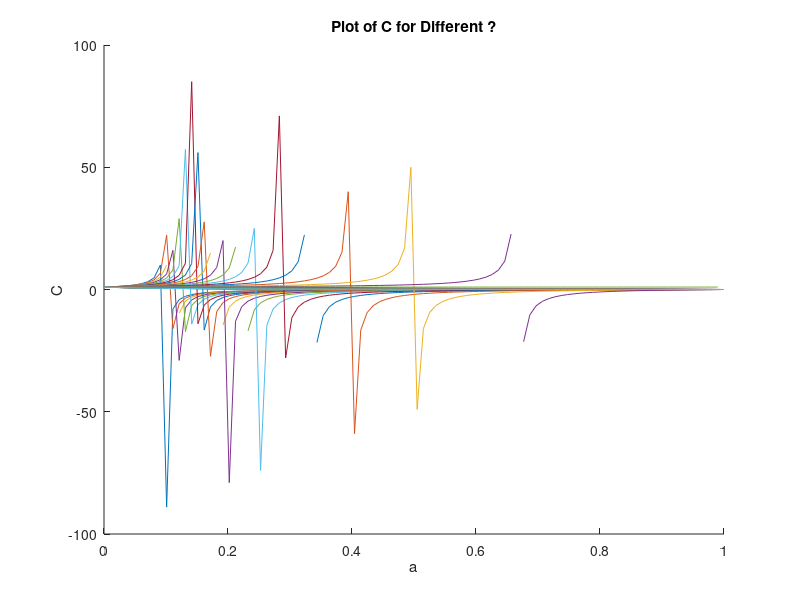

Source code (MATLAB):
clc; 
clear all ;
close all ; 

a = linspace(0,1,100);
landa = -10:0.5:10;
n = length(landa);
C = zeros(n, length(a));

figure
hold on
for i = 1:n
    C(i,:) = (1-a) ./ (1 + landa(i)*a);
    plot(a, C(i,:))
end
xlabel('a')
ylabel('C')
title('Plot of C for Different ?')
hold off
